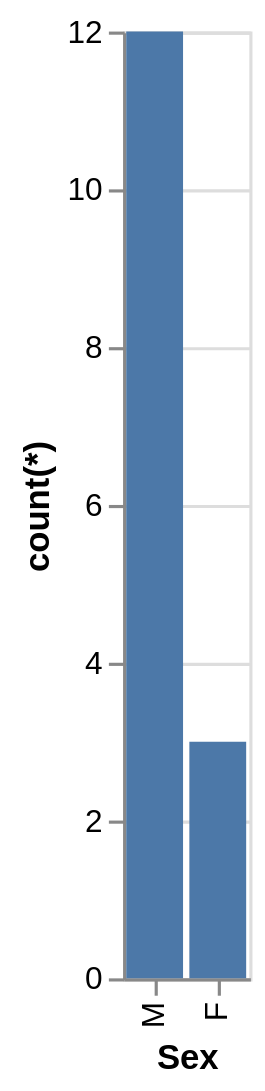

Vega-Lite specification for this chart:
### Vega-Lite specification from a JSON file in a GitHub repository (floating-point values rounded to 4 significant figures)
{"data": {"values": [{"x_data": "F", "y_data": 3}, {"x_data": "M", "y_data": 12}]}, "mark": "bar", "encoding": {"x": {"field": "x_data", "type": "nominal", "title": "Sex", "sort": {"op": "sum", "field": "y_data", "order": "descending"}}, "y": {"field": "y_data", "type": "quantitative", "title": "count(*)"}}}
